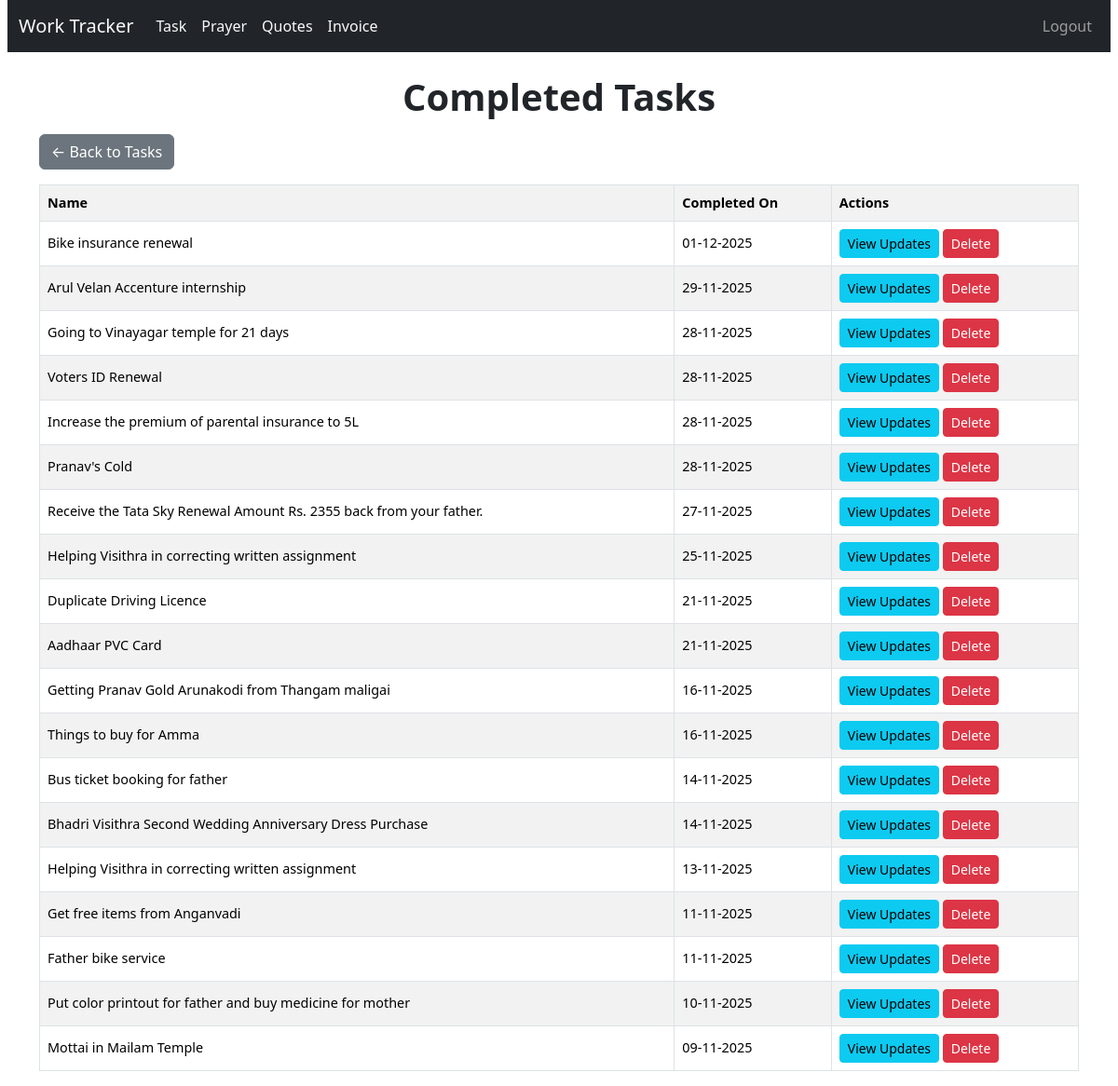
Page /history/ (signed in) on the committed database.
### tracker/models.py (models this page shows, shortened)
class Task(models.Model):
    STATUS_CHOICES = [
        ('Opened', 'Opened'),
        ('InProgress', 'In Progress'),
        ('Completed', 'Completed'),
    ]
    name = models.CharField(max_length=200)
    status = models.CharField(max_length=20, choices=STATUS_CHOICES, default='Opened')
    task_type = models.ForeignKey(TaskType, on_delete=models.CASCADE)
    started_date = models.DateField(default=timezone.now, null=True, blank=True)
    created_date = models.DateField(auto_now_add=True)
    updated_date = models.DateField(auto_now=True)
    completed_date = models.DateField(null=True, blank=True)
    target_date = models.DateField(default=timezone.now, null=True, blank=True)
    is_bookmark = models.BooleanField(default=False)
    is_private = models.BooleanField(default=False)
    is_hold = models.BooleanField(default=False)

### tracker/views.py (the view)
# urls.py: path('history/', views.TaskHistoryView.as_view(), name='task_history'),
class TaskHistoryView(LoginRequiredMixin, ListView):
    model = Task
    template_name = 'tracker/task_history.html'
    context_object_name = 'tasks'
    queryset = Task.objects.filter(status='Completed').order_by('-completed_date')

### templates/tracker/task_history.html
{% extends 'base.html' %}
{% block content %}
<h1>Completed Tasks</h1>
<a href="{% url 'tracker:task_list' %}" class="btn btn-secondary mb-3">← Back to Tasks</a>
<div class="table-responsive">
<table class="table table-striped table-bordered align-middle text-nowrap">
  <tr>
    <th>Name</th>
    <th>Completed On</th>
    <th>Actions</th>
  </tr>
  {% for task in tasks %}
  <tr>
    <td>{{ task.name }}</td>
    <td>{{ task.completed_date|date:"d-m-Y" }}</td>
    <td>
      <a href="{% url 'tracker:update_list' task.id %}" class="btn btn-sm btn-info">View Updates</a>
      <a href="{% url 'tracker:task_delete' task.id %}" class="btn btn-sm btn-danger">Delete</a>
    </td>
  </tr>
  {% empty %}
  <tr><td colspan="4" class="text-center">No completed tasks yet.</td></tr>
  {% endfor %}
</table>
</div>
{% endblock %}

### static/css/base.css (style rules this page uses)
body { padding: 0 8px; }
h1 { text-align: center; font-weight: 600; margin-bottom: 1rem; }
.table td, .table th { vertical-align: middle; font-size: 0.9rem; }

### rows in the picture
Task: name "Bike insurance renewal", completed_date "01-12-2025"
Task: name "Arul Velan Accenture internship", completed_date "29-11-2025"
Task: name "Going to Vinayagar temple for 21 days", completed_date "28-11-2025"
Task: name "Voters ID Renewal", completed_date "28-11-2025"
Task: name "Increase the premium of parental insurance to 5L", completed_date "28-11-2025"
Task: name "Pranav's Cold", completed_date "28-11-2025"
Task: name "Receive the Tata Sky Renewal Amount Rs. 2355 back from your father.", completed_date "27-11-2025"
Task: name "Helping Visithra in correcting written assignment", completed_date "25-11-2025"
Task: name "Duplicate Driving Licence", completed_date "21-11-2025"
Task: name "Aadhaar PVC Card", completed_date "21-11-2025"
Task: name "Getting Pranav Gold Arunakodi from Thangam maligai", completed_date "16-11-2025"
Task: name "Things to buy for Amma", completed_date "16-11-2025"
Task: name "Bus ticket booking for father", completed_date "14-11-2025"
Task: name "Bhadri Visithra Second Wedding Anniversary Dress Purchase", completed_date "14-11-2025"
Task: name "Helping Visithra in correcting written assignment", completed_date "13-11-2025"
Task: name "Get free items from Anganvadi", completed_date "11-11-2025"
Task: name "Father bike service", completed_date "11-11-2025"
Task: name "Put color printout for father and buy medicine for mother", completed_date "10-11-2025"
Task: name "Mottai in Mailam Temple", completed_date "09-11-2025"
